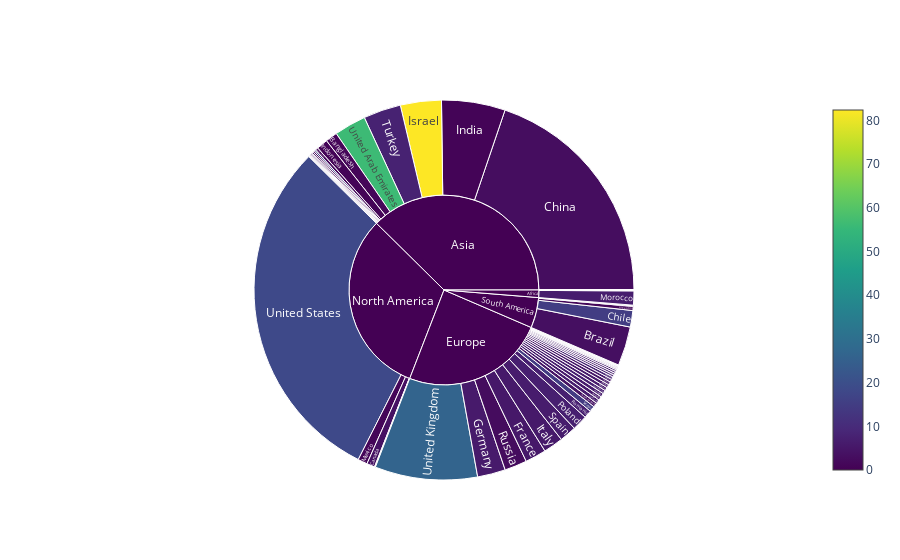

Notebook source saved alongside this figure:
### Code cell
df2 = pd.DataFrame(columns = df.columns.tolist())

df3 = df.dropna(subset=['total_vaccinations'])
for country in df3.location.unique().tolist():
    df1 = df3.loc[df3.location == country].tail(1)
    df2 = df2.append(df1)

df2.dropna(subset=['total_deaths'],inplace=True)
df2.dropna(subset=['continent'],inplace=True)

labels = df2['location'].tolist()
parents = df2['continent'].tolist()
values3 = df2['total_vaccinations'].tolist()
color3 = df2['total_vaccinations_per_hundred'].tolist()

for item in set(parents):
    if item not in labels:
        labels.append(item)
        parents.append('')
        values3.append(0)
        color3.append(0)

fig = go.Figure()

fig.add_trace(
    go.Sunburst(visible=True,
    name = 'Total Vaccinations',
    labels = labels,
    values = values3,
    parents = parents,
    customdata = color3,
    marker=dict(colorscale='Viridis', colors=color3, showscale=True),
    hovertemplate = 'Country: %{label} <BR> Continent: %{parent} <BR> %{value} <BR> per hundered: %{color}%'
    ))

### Figure 1 — Plotly figure (JSON) as saved in the notebook; plotly's stock layout.template omitted (floating-point values rounded to 4 significant figures)
{"data": [{"customdata": [0.11, 0.17, 2.1, 1.56, 5.41, 0.64, 15.97, 1.26, 3.17, 5.68, 0.09, 3.21, 1.56, 3.72, 15.03, 2.82, 0.07, 1.9, 3.46, 6.48, 5.07, 8.18, 0, 0.05, 0, 6.57, 6.3, 5.41, 5.81, 6.65, 0.08, 6.21, 7.54, 0.8, 0.72, 0.01, 6.3, 82.4, 5.69, 0, 3.21, 2.35, 0.19, 3.94, 6.91, 4.62, 12.95, 14.06, 0.02, 1.28, 6.12, 6.67, 0.19, 0.54, 4.38, 6.86, 3.09, 0.02, 1.06, 0.49, 7.03, 6.44, 1.74, 7.02, 2.67, 1.44, 14.5, 62.39, 4.38, 6.31, 6.81, 0.02, 6.28, 1.23, 5.8, 7.07, 7.75, 56.15, 26.3, 18.33, 0, 0, 0, 0, 0], "hovertemplate": "Country: %{label} <BR> Continent: %{parent} <BR> %{value} <BR> per hundered: %{color}%", "labels": ["Albania", "Algeria", "Andorra", "Argentina", "Austria", "Azerbaijan", "Bahrain", "Bangladesh", "Barbados", "Belgium", "Bolivia", "Brazil", "Bulgaria", "Canada", "Chile", "China", "Colombia", "Costa Rica", "Croatia", "Cyprus", "Czechia", "Denmark", "Dominican Republic", "Ecuador", "Egypt", "Estonia", "Finland", "France", "Germany", "Greece", "Guyana", "Hungary", "Iceland", "India", "Indonesia", "Iran", "Ireland", "Israel", "Italy", "Japan", "Kuwait", "Latvia", "Lebanon", "Liechtenstein", "Lithuania", "Luxembourg", "Maldives", "Malta", "Mauritius", "Mexico", "Monaco", "Morocco", "Myanmar", "Nepal", "Netherlands", "Norway", "Oman", "Pakistan", "Panama", "Peru", "Poland", "Portugal", "Qatar", "Romania", "Russia", "Saudi Arabia", "Serbia", "Seychelles", "Singapore", "Slovakia", "Slovenia", "South Africa", "Spain", "Sri Lanka", "Sweden", "Switzerland", "Turkey", "United Arab Emirates", "United Kingdom", "United States", "Africa", "Asia", "North America", "Europe", "South America"], "marker": {"colors": [0.11, 0.17, 2.1, 1.56, 5.41, 0.64, 15.97, 1.26, 3.17, 5.68, 0.09, 3.21, 1.56, 3.72, 15.03, 2.82, 0.07, 1.9, 3.46, 6.48, 5.07, 8.18, 0, 0.05, 0, 6.57, 6.3, 5.41, 5.81, 6.65, 0.08, 6.21, 7.54, 0.8, 0.72, 0.01, 6.3, 82.4, 5.69, 0, 3.21, 2.35, 0.19, 3.94, 6.91, 4.62, 12.95, 14.06, 0.02, 1.28, 6.12, 6.67, 0.19, 0.54, 4.38, 6.86, 3.09, 0.02, 1.06, 0.49, 7.03, 6.44, 1.74, 7.02, 2.67, 1.44, 14.5, 62.39, 4.38, 6.31, 6.81, 0.02, 6.28, 1.23, 5.8, 7.07, 7.75, 56.15, 26.3, 18.33, 0, 0, 0, 0, 0], "colorscale": [[0, "#440154"], [0.1111, "#482878"], [0.2222, "#3e4989"], [0.3333, "#31688e"], [0.4444, "#26828e"], [0.5556, "#1f9e89"], [0.6667, "#35b779"], [0.7778, "#6ece58"], [0.8889, "#b5de2b"], [1, "#fde725"]], "showscale": true}, "name": "Total Vaccinations", "parents": ["Europe", "Africa", "Europe", "South America", "Europe", "Asia", "Asia", "Asia", "North America", "Europe", "South America", "South America", "Europe", "North America", "South America", "Asia", "South America", "North America", "Europe", "Europe", "Europe", "Europe", "North America", "South America", "Africa", "Europe", "Europe", "Europe", "Europe", "Europe", "South America", "Europe", "Europe", "Asia", "Asia", "Asia", "Europe", "Asia", "Europe", "Asia", "Asia", "Europe", "Asia", "Europe", "Europe", "Europe", "Asia", "Europe", "Africa", "North America", "Europe", "Africa", "Asia", "Asia", "Europe", "Europe", "Asia", "Asia", "North America", "South America", "Europe", "Europe", "Asia", "Europe", "Europe", "Asia", "Europe", "Africa", "Asia", "Europe", "Europe", "Africa", "Europe", "Asia", "Europe", "Europe", "Asia", "Asia", "Europe", "North America", "", "", "", "", ""], "type": "sunburst", "values": [3049, 75000, 1622, 707148, 486888, 65000, 271749, 2082877, 9115, 658193, 10167, 6813168, 108356, 1402139, 2873389, 40520000, 33140, 96948, 142222, 56791, 542779, 473945, 373, 8190, 1315, 87147, 349139, 3668121, 4869641, 693436, 668, 600048, 25718, 11085173, 1956725, 10000, 310900, 7132468, 3439703, 5039, 137000, 44323, 12677, 1504, 188010, 28933, 70009, 62059, 207, 1656304, 2400, 2461192, 103142, 158487, 750899, 371630, 157742, 52768, 45535, 161113, 2660776, 656411, 50000, 1351280, 3900000, 501710, 987000, 61351, 256000, 344450, 141581, 10414, 2936011, 263779, 585843, 611842, 6533510, 5553391, 17852327, 61289500, 0, 0, 0, 0, 0], "visible": true}], "layout": {}}
